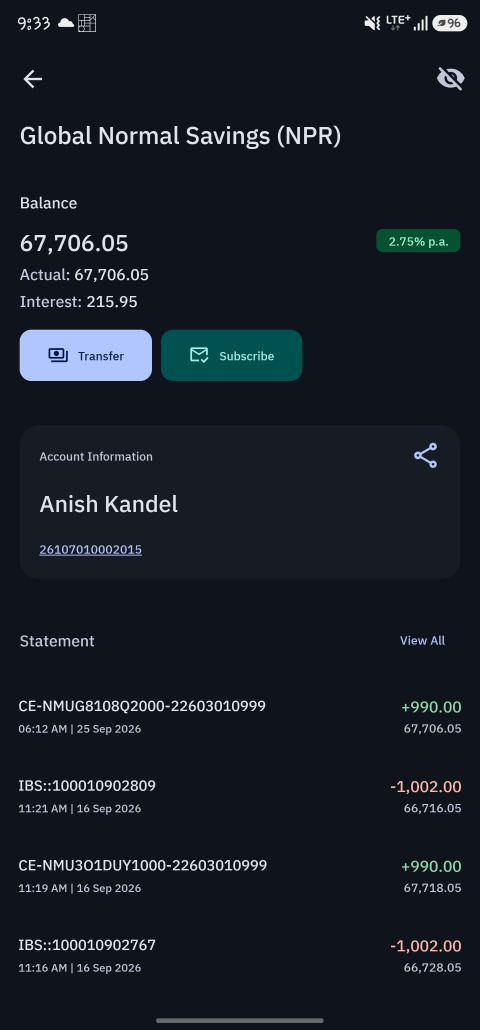
#> input picture dataset/mixed/scan.jpg, 1440 x 3088 px (shown at 1/3 size); its folder holds only this picture in this run
$ python -i vision.py   (imports and definitions only)
#> lines starting #> are read from the running program, lines starting #| are printed output that depends on the picture
"""
PriviScan Visual Privacy Detection

Visual detectors:
    QR   -> OpenCV QR detector
    FACE -> OpenCV Haar Cascade

These detectors work independently from OCR.

The result follows the same detection structure used by
the rest of PriviScan:

{
    "type": "...",
    "value": "...",
    "confidence": 0.0,
    "box": [x1, y1, x2, y2],
    "source": "VISION"
}
"""

from __future__ import annotations

import os
from typing import Any

import cv2


# ============================================================
# BOX HELPERS
# ============================================================

# [89 lines left out: functions _box_from_points, _iou, _qr_detection, not called in this run]


VISION_MAX_SIDE = int(os.environ.get("PRIVISCAN_VISION_MAX_SIDE", "2000"))

_FACE_CASCADE = None


def _shrink_for_vision(image):
    """Shrink big photos before QR/face scanning. Returns (image, scale <= 1)."""
    height, width = image.shape[:2]
    longest = max(height, width)
    if VISION_MAX_SIDE <= 0 or longest <= VISION_MAX_SIDE:
        return image, 1.0
    scale = VISION_MAX_SIDE / float(longest)
    small = cv2.resize(
        image,
        (max(1, int(round(width * scale))), max(1, int(round(height * scale)))),
        interpolation=cv2.INTER_AREA,
    )
    return small, scale


def _scale_boxes_back(detections, scale):
    """Convert boxes found on the shrunk image back to original coordinates."""
    if scale == 1.0:
        return detections
    for detection in detections:
        box = detection.get("box")
        if box:
            detection["box"] = [int(round(value / scale)) for value in box]
    return detections


def _get_face_cascade():
    global _FACE_CASCADE
    if _FACE_CASCADE is None:
        _FACE_CASCADE = cv2.CascadeClassifier(
            cv2.data.haarcascades + "haarcascade_frontalface_default.xml"
        )
    return _FACE_CASCADE


def detect_qr_codes(
    image,
) -> list[dict]:

    detections = []

    detector = cv2.QRCodeDetector()

    # --------------------------------------------------------
    # Multiple QR codes
    # --------------------------------------------------------

    try:

        result = detector.detectAndDecodeMulti(
            image
        )

        if len(result) == 4:

            success, decoded_info, points, _ = result

            if success and points is not None:

                for index, point_set in enumerate(points):

                    box = _box_from_points(
                        point_set
                    )

                    if box is None:
                        continue

                    value = ""

                    if (
                        decoded_info is not None
                        and index < len(decoded_info)
                    ):
                        value = str(
                            decoded_info[index] or ""
                        ).strip()

                    # Only accept a QR if a payload
                    # can actually be decoded.
                    if value:

                        detections.append(
                            _qr_detection(
                                value,
                                box,
                                0.99,
                            )
                        )

    except cv2.error:
        pass

    except Exception:
        pass

    # --------------------------------------------------------
    # Single QR fallback
    # --------------------------------------------------------

    if not detections:

        try:

            value, points, _ = (
                detector.detectAndDecode(
                    image
                )
            )

            if points is not None:

                box = _box_from_points(
                    points
                )

                value = str(
                    value or ""
                ).strip()

                if (
                    box is not None
                    and value
                ):

                    detections.append(
                        _qr_detection(
                            value,
                            box,
                            0.99,
                        )
                    )

        except cv2.error:
            pass

        except Exception:
            pass

    return detections


# ============================================================
# FACE DETECTION
# ============================================================

def detect_faces(
    image,
    min_face: int = 40,
) -> list[dict]:

    gray = cv2.cvtColor(
        image,
        cv2.COLOR_BGR2GRAY,
    )

    cascade = _get_face_cascade()

    if cascade.empty():
        return []

    faces = cascade.detectMultiScale(
        gray,
        scaleFactor=1.1,
        minNeighbors=5,
        minSize=(min_face, min_face),
    )

    detections = []

    for x, y, width, height in faces:

        detections.append({

            "type": "FACE",

            "value": "Face detected",

            # Haar Cascade does not provide
            # calibrated probabilities.
            "confidence": 0.90,

            "box": [
                int(x),
                int(y),
                int(x + width),
                int(y + height),
            ],

            "source": "VISION",
        })

    return detections


# ============================================================
# VISION DEDUPLICATION
# ============================================================

def deduplicate_vision_detections(
    detections: list[dict],
) -> list[dict]:

    kept = []

    for detection in detections:

        duplicate = False

        for existing in kept:

            if (
                detection.get("type")
                != existing.get("type")
            ):
                continue

            box_a = detection.get("box")
            box_b = existing.get("box")

            if (
                box_a
                and box_b
                and _iou(
                    box_a,
                    box_b,
                ) >= 0.70
            ):

                duplicate = True

                if float(
                    detection.get(
                        "confidence",
                        0,
                    )
                ) > float(
                    existing.get(
                        "confidence",
                        0,
                    )
                ):

                    existing.update(
                        detection
                    )

                break

        if not duplicate:
            kept.append(
                detection
            )

    return kept


# ============================================================
# MAIN VISION FUNCTION
# ============================================================

def detect_vision_image(
    image,
) -> list[dict]:
    """Faces and QR codes in an already loaded BGR image (numpy array)."""

    detections = []

    # Scan a shrunk copy: full-size photos made QR and face detection very
    # slow. Boxes are converted back to the original image size afterwards.
    small, scale = _shrink_for_vision(image)
    min_face = max(24, int(round(40 * scale)))

    # QR
    detections.extend(
        detect_qr_codes(
            small
        )
    )

    # Face
    detections.extend(
        detect_faces(
            small,
            min_face,
        )
    )

    _scale_boxes_back(detections, scale)

    return deduplicate_vision_detections(
        detections
    )


# [14 lines left out: function detect_vision, not called in this run]

>>> import cv2
>>> picture = cv2.imread('../dataset/mixed/scan.jpg')
#> picture is the input picture: shape (3088, 1440, 3); mean B, G, R 38.5, 29.2, 23.6
>>> result = detect_vision_image(picture)
#> in _shrink_for_vision, `small = cv2.resize( image, (max(1, int(round(width * scale))), max(1, ..`:
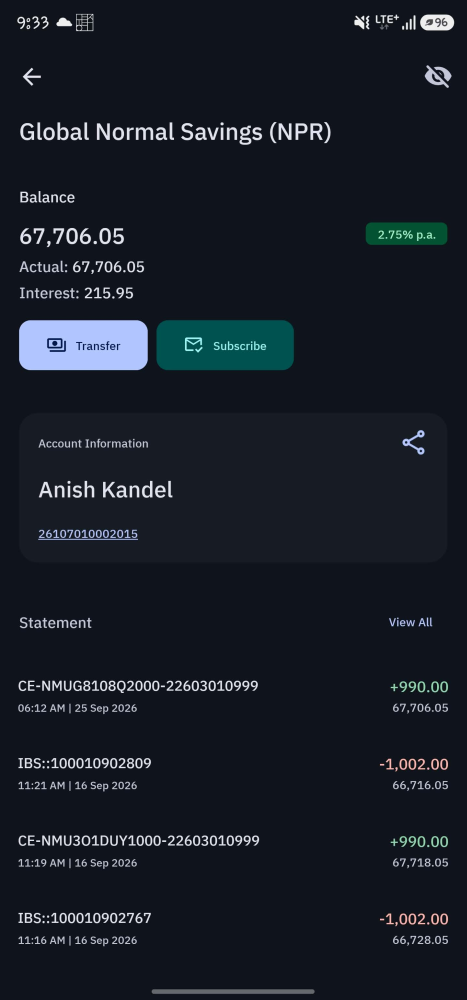
#> small: shape (2000, 933, 3) (shown at 1/2 size); mean B, G, R 38.5, 29.2, 23.6
#> in detect_vision_image, `small, scale = _shrink_for_vision(image)`: scale = 0.648
#> in detect_vision_image, `min_face = max(24, int(round(40 * scale)))`: min_face = 26
#> in detect_qr_codes, `success, decoded_info, points, _ = result`: success = False; decoded_info = ()
#> in detect_qr_codes, `value, points, _ = ( detector.detectAndDecode( image ) )`: value = ''
#> in detect_faces, `gray = cv2.cvtColor( image, cv2.COLOR_BGR2GRAY, )`:
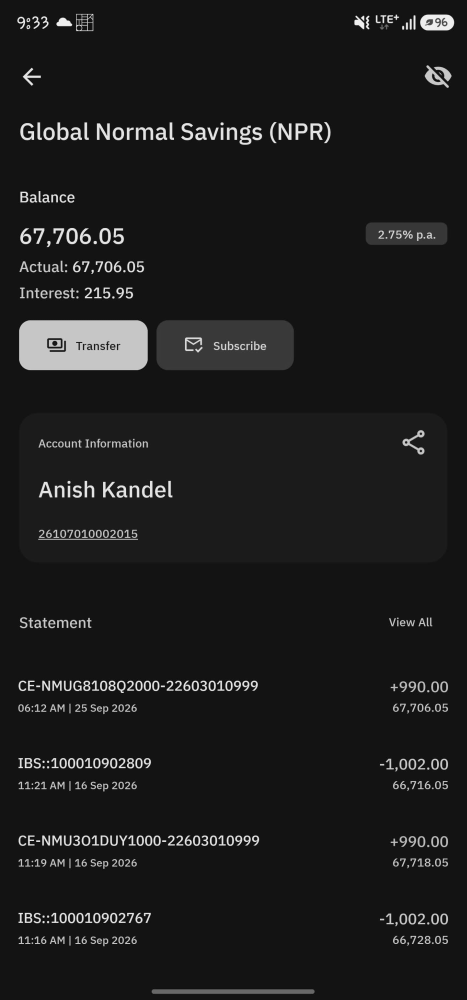
#> gray: shape (2000, 933) (shown at 1/2 size); min 2, max 251, mean 28.7
#> in detect_faces, `faces = cascade.detectMultiScale( gray, scaleFactor=1.1, minNeighbors=..`: faces = ()
#> after the loop in detect_faces, `for x, y, width, height in faces:`: detections = []
#> result = []
